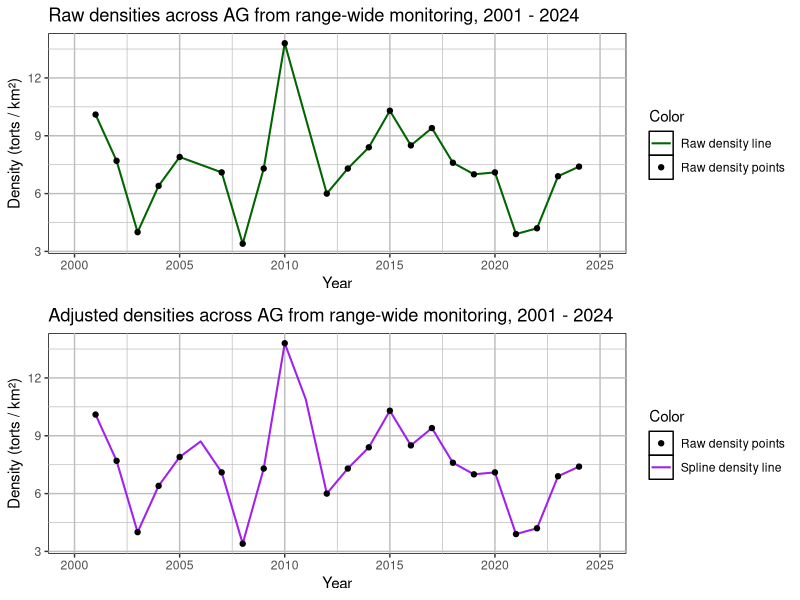
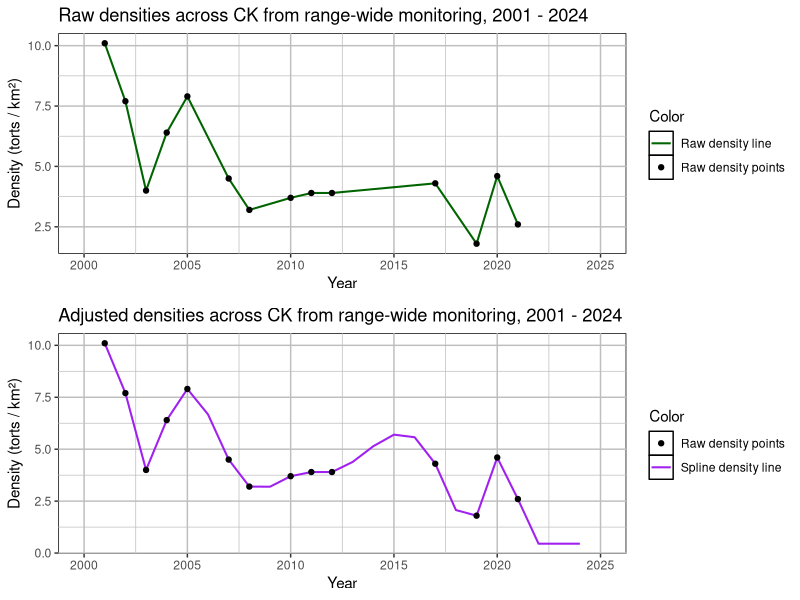
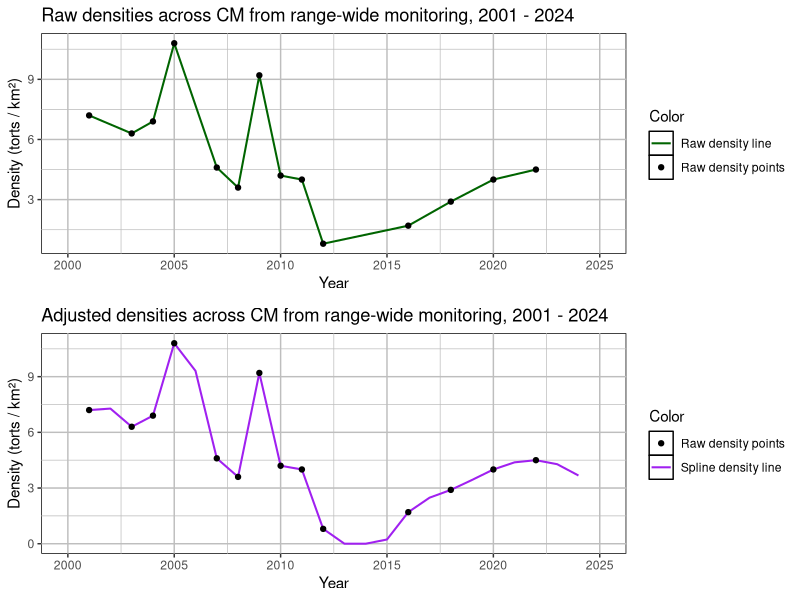
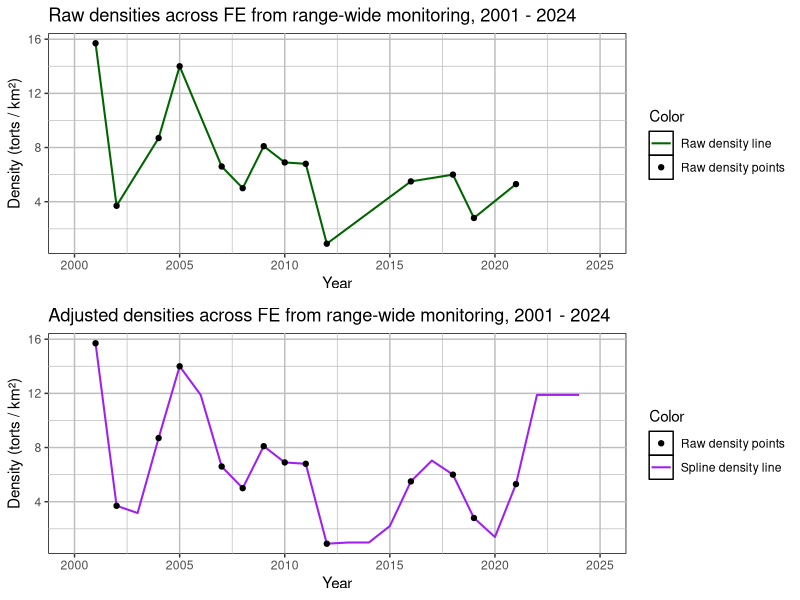
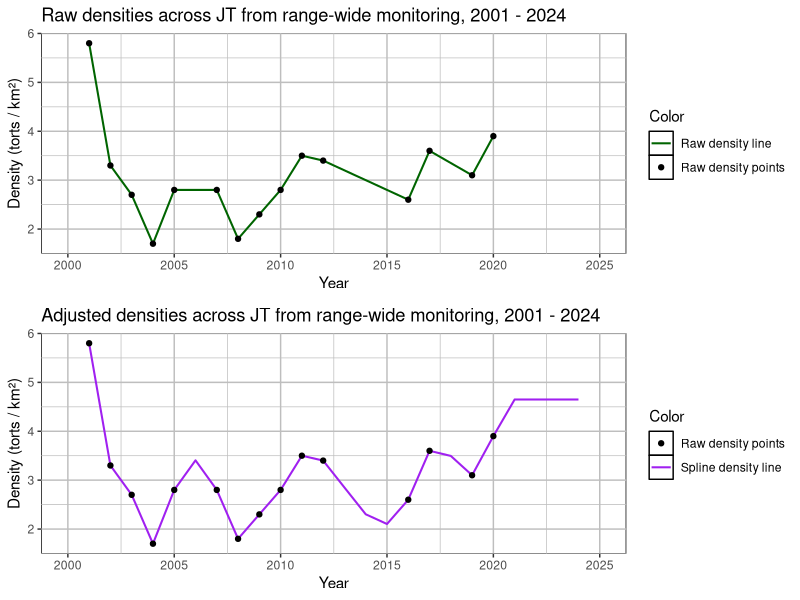
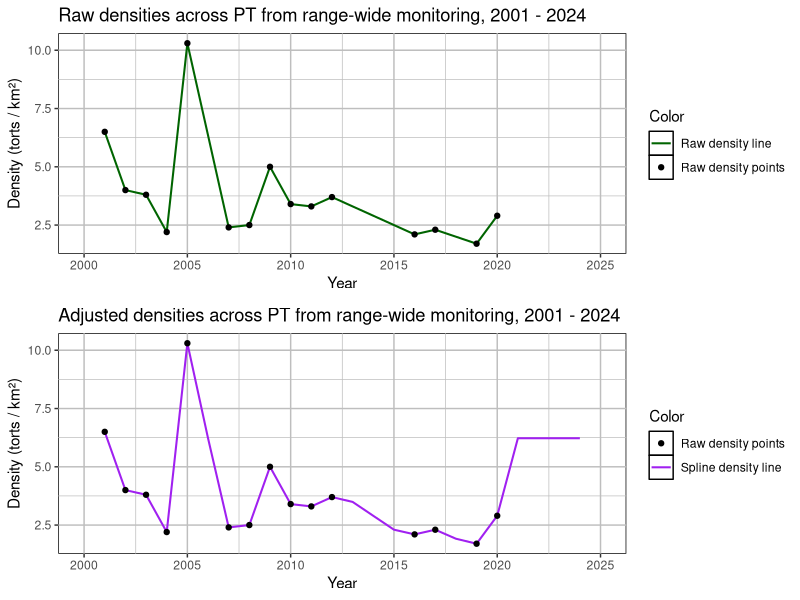
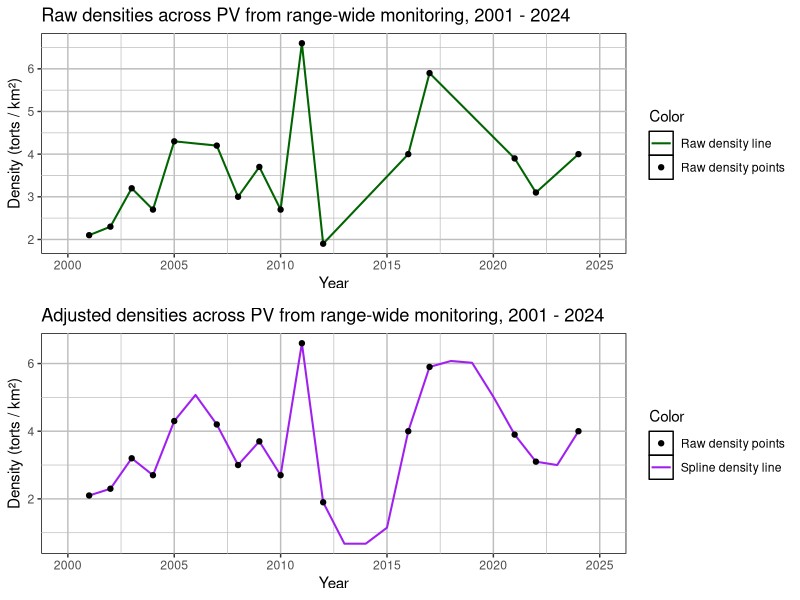
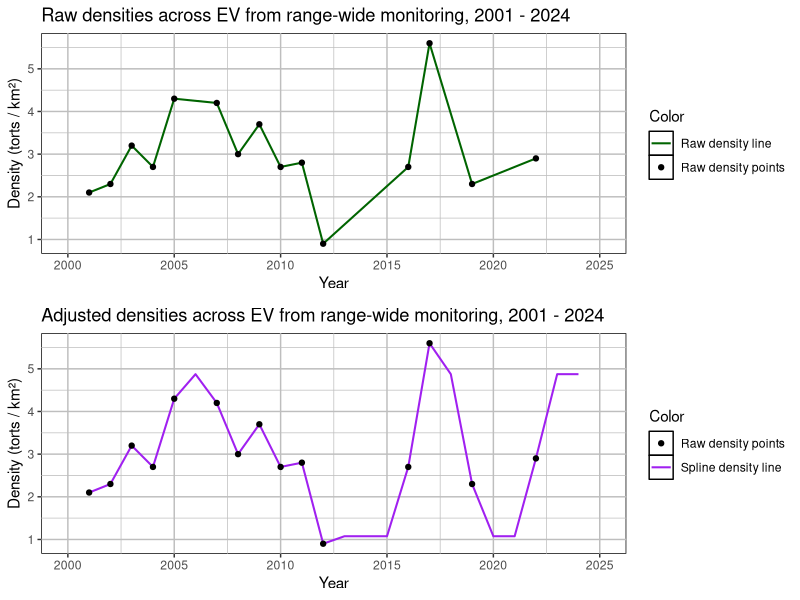

These figures' R source, in order:
library(dplyr)
library(ggplot2)
library(gridExtra)

############################ SPLINE INTERPOLATION ##############################

# Import data
raw_densities <- read.csv('./data/density/densitiesRaw.csv')
strata <- colnames(raw_densities)[colnames(raw_densities) != 'Year']

# Set up adjusted density data frame
adj_densities <- data.frame(matrix(
  nrow = dim(raw_densities)[1],
  ncol = dim(raw_densities)[2]
))
colnames(adj_densities) <- colnames(raw_densities)
adj_densities$Year <- raw_densities$Year

# Prepare to count missing years
num_na <- vector(mode = "list", length = length(strata))
names(num_na) <- strata

# Iterate through strata
for (i in 2:(dim(raw_densities)[2])) {
  
  # Filter data
  ts <- raw_densities[,c(1, i)]
  stratum <- colnames(ts)[2]
  years <- as.matrix(ts)[,1]
  densities <- as.matrix(ts)[,2]
  
  # Count how many missing years there are
  where_na <- is.na(densities)
  num_na[[stratum]] <- sum(where_na)
  
  # Fit spline function
  fit <- spline(x = years, y = densities, xout = years)$y
  
  # Remove negative values from interpolation and remove outliers from spline
  fit[fit < 0] <- 0
  lower <- quantile(densities, 0.25, na.rm = TRUE) - 1.5 * IQR(densities, na.rm = TRUE)
  upper <- quantile(densities, 0.75, na.rm = TRUE) + 1.5 * IQR(densities, na.rm = TRUE)
  fit[where_na & fit < lower] <- lower
  fit[where_na & fit > upper] <- upper
  
  # Add results to dataframe
  adj_densities[stratum] <- lapply(fit, round, 1) |>
    unlist()
  
  # Plot raw densities
  raw_df <- data.frame(years = years, densities = densities) |>
    dplyr::filter(!is.na(densities))
  colors <- c('Raw density line' = 'darkgreen', 'Raw density points' = 'black')
  raw_plot <- ggplot(data = raw_df, aes(x = years)) +
    geom_line(aes(y = densities, color = 'Raw density line'), linewidth = 0.7) + 
    geom_point(aes(y = densities, color = 'Raw density points')) +
    labs(x = 'Year', y = 'Density (torts / km²)', color = 'Color',
         title = paste0('Raw densities across ', stratum, ' from range-wide monitoring, 2001 - 2024')) +
    theme(panel.grid = element_line(color = 'grey'),
          panel.background = element_rect(fill = 'white', colour = 'black')) +
    scale_color_manual(values = colors) +
    scale_x_continuous(limits = c(2000, 2025))
  
  # Plot adjusted densities
  adj_df <- data.frame(years = years, densities = fit, points = densities)
  colors <- c('Spline density line' = 'purple', 'Raw density points' = 'black')
  adj_plot <- ggplot(data = adj_df, aes(x = years)) +
    geom_line(aes(y = densities, color = 'Spline density line'), linewidth = 0.7) + 
    geom_point(aes(y = points, color = 'Raw density points')) +
    labs(x = 'Year', y = 'Density (torts / km²)', color = 'Color',
         title = paste0('Adjusted densities across ', stratum, ' from range-wide monitoring, 2001 - 2024')) +
    theme(panel.grid = element_line(color = 'grey'),
          panel.background = element_rect(fill = 'white', colour = 'black')) +
    scale_color_manual(values = colors) +
    scale_x_continuous(limits = c(2000, 2025))
  
  # Put both plots together
  combined_plot <- grid.arrange(raw_plot, adj_plot, ncol = 1)
  
  # Export
  ggsave(paste0('./figures/spline/splineComparison', stratum, '.png'), 
         combined_plot, width = 8, height = 5, units = 'in')
}

# Clean up
rm(i, ts, stratum, years, densities, fit, adj_df, adj_plot, combined_plot,
   raw_df, raw_plot, colors, lower, upper, where_na)

# Export data
write.csv(adj_densities, './data/density/densitiesAdj.csv', row.names = FALSE, quote = FALSE)
